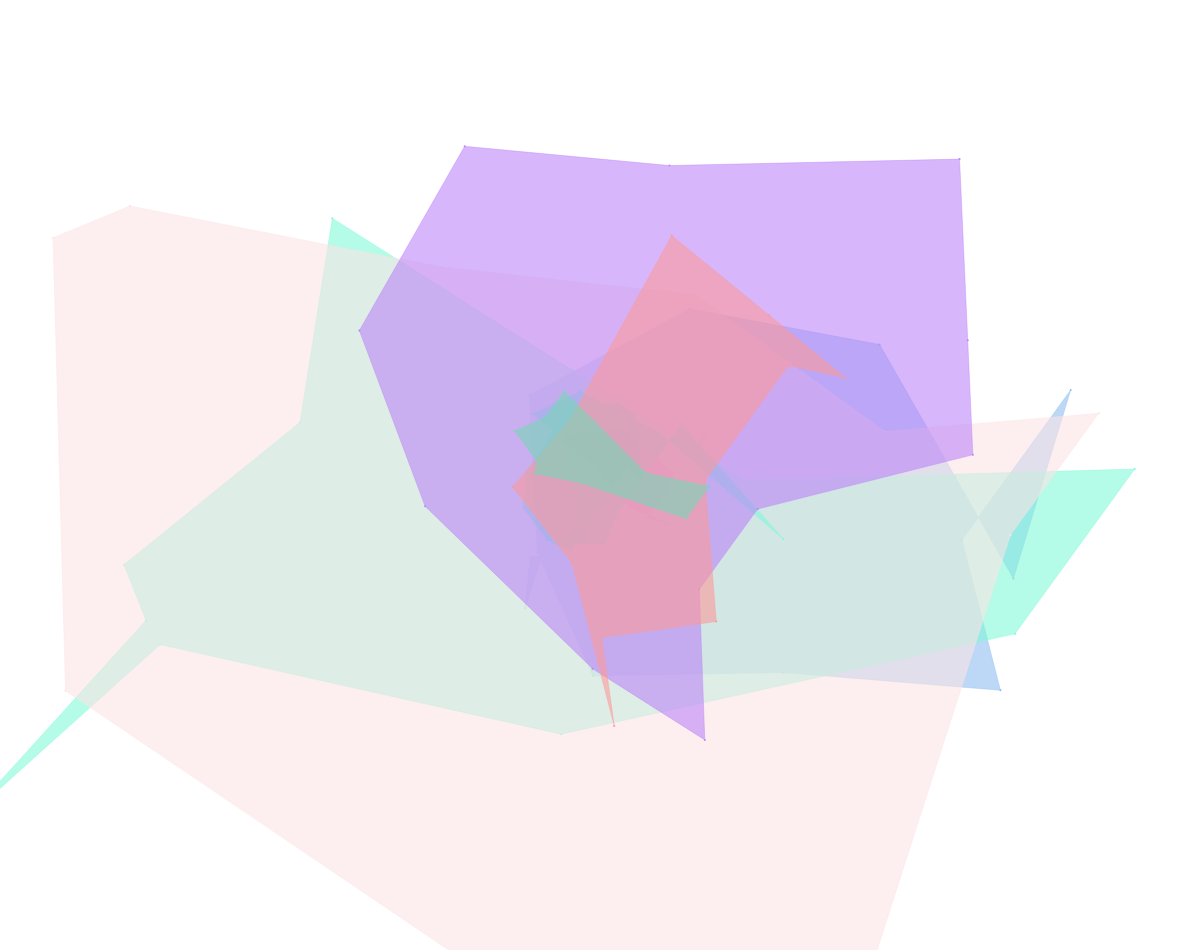
Frame 1 (no input)
Frame 60 (no input): identical to frame 1, image omitted
Frame 120 (the mouse pressed at the canvas centre since frame 60): identical to frame 1, image omitted

The p5.js sketch that drew this single still picture (run headless with seeded random() and noise() and a simulated clock; from frame 60 on, the mouse is pressed at the canvas centre):

// p5.js sketch
// ── sketch.js
//////////////////
//////////////////

let w, h;

// let noise = 0;

let t = 0;
let sides = 5; // polygon sides
let levels = 3; //  recurssion depth
let factor = 0.8; // displacement of divided vertex
let radius = 10; // min radius of polygon
let alpha = 150; // transparency of polygons
let n = 10; // number of polygons on top of each other
let showVertex = 1; // show polygon vetex or not
let showSide = 1; // show polygon vetex or not

let blob = [];
// let points = [];

let sidesS, levelsS, factorS, alphaS, nS;

function setup() {
  w = windowWidth * 1;
  h = windowHeight * 0.95;
  createCanvas(w, h);

  // sidesS = createSlider(0, 25, 3, 1);
  // levelsS = createSlider(0, 10, 1, 1);
  // factorS = createSlider(0, 2, 0.45, 0.01);
  nS = createSlider(1, n, n, 1);
  alphaS = createSlider(0, 255, alpha, 1);
  // n = nS.value();

  for (let i = 0; i < n; i++) {
    blob.push(new Polygon(sides));
  }
  blendMode(BLEND);
}

function draw() {
  background(255);

  // t += 0.000025;
  // Fader value ranges from 0 to 1 to 0 with mouseX
  // t = 1 - (abs(mouseX - windowWidth / 2) / (windowWidth / 2)) * 1;

  push();
  translate(w / 2, h / 2);

  for (let i = 0; i < n; i++) {
    blob[i].iterate(levels);
    blob[i].show(t);
    // console.log(blob[i].sides);
    // console.log(blob[i].vertices);
  }

  // noLoop();
  pop();
  levels = 0;
}

// ── polygon.js
class Polygon {
  constructor(n, c) {
    this.sides = []; // sides of polygon

    this.vertices = []; // Store vertices of polygon
    this.r = random(radius, radius + h / 2);
    this.depth = 0; //  current depth level

    // this.c = createVector(c.x, c.y);

    this.p1 = createVector(this.r, 0);
    this.p0 = this.p1.copy();

    this.color = random([
      "#75D9B7",
      "#FD9A9A",
      "#8DBDF0",
      "#F9D472",
      "#BC83F9",
      "#FDA5C6",
      "#80F9D9",
      "#00A4FF",
      "#FBE4E4",
      "#EFFB91",
    ]);

    // this.angle = random(TWO_PI);
    // this is the basic polygon shape based on number of n sides
    for (let i = 1; i <= n; i++) {
      let angle = (TWO_PI / n) * i;

      this.p1 = createVector(this.r * cos(angle), this.r * sin(angle));
      this.sides.push(new Side(this.p0, this.p1, this));
      this.p0 = this.p1;
      this.vertices.push(this.p0);
    }
  }

  iterate() {
    if (this.depth < levels) {
      this.sides = this.divide(this.sides);
      this.depth++;
    }
    // if (depth > 0) {
    //   // this.sides.divide(this.sides);
    //   this.sides = this.divide(this.sides);
    //   this.iterate(depth - 1);
    // } else {
    //   this.show();
    // }
  }

  divide(sides) {
    let newSides = [];
    this.vertices = [];
    this.vertices.push(sides[0].p1);

    for (let side of sides) {
      side.divide(newSides, this);
    }

    let p2 = this.vertices[this.vertices.length - 1];
    let p1 = this.vertices[0];

    newSides.push(new Side(p2, p1, this));
    return newSides;
  }

  show() {
    push();
    let c = color(this.color);
    c.setAlpha(alpha);
    beginShape();
    for (let v of this.vertices) {
      strokeWeight(0);
      stroke(this.color);
      fill(c);
      // let v0 = createVector(this.x(p), this.y(p));
      // v.add(v0);
      vertex(v.x, v.y);
      if (showVertex) {
        push();
        strokeWeight(2);
        stroke(this.color);
        point(v.x, v.y);
        pop();
      }
    }
    endShape(CLOSE);

    pop();
    for (let side of this.sides) {
      side.show(this);
      side.update();
    }
  }
}

// ── polyside.js
class Side {
  constructor(p1, p2, polygon) {
    this.p1 = p1;
    this.p2 = p2;
    this.polygon = polygon;
    this.move = random(5);
  }

  divide(newSides, polygon) {
    let p1 = this.p1;
    let p2 = this.p2;

    let mid = p5.Vector.lerp(p1, p2, random(0.3, 0.7));
    let d = p1.dist(mid) * factor;
    let px = p5.Vector.random2D().mult(d);
    mid.add(px);
    p1.add(px);
    p2.add(px);

    // console.log(this.vertices);
    polygon.vertices.push(mid);
    polygon.vertices.push(p2);
    // this.vertices.push(p1);

    newSides.push(new Side(p1, mid));
    newSides.push(new Side(mid, p2));
    return newSides;
  }

  show(polygon) {
    let c = color(polygon.color);
    c.setAlpha(100);
    // c.setAlpha(alpha);
    stroke(c);
    strokeWeight(1);
    fill(255, 0, 20, 100);
    if (showSide) {
      line(this.p1.x, this.p1.y, this.p2.x, this.p2.y);
    }
  }

  update() {
    // sides = sidesS.value();
    // levels = levelsS.value();
    // factor = factorS.value();
    alpha = alphaS.value();
    n = nS.value();
  }
}
